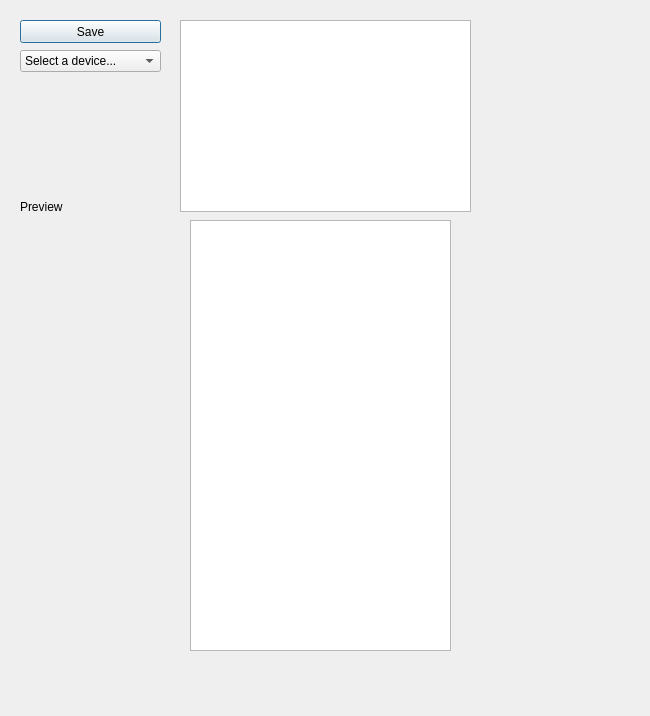
<?xml version="1.0" encoding="UTF-8"?>
<ui version="4.0">
 <class>MainWin</class>
 <widget class="QDialog" name="MainWin">
  <property name="geometry">
   <rect>
    <x>0</x>
    <y>0</y>
    <width>650</width>
    <height>716</height>
   </rect>
  </property>
  <property name="windowTitle">
   <string>Dialog</string>
  </property>
  <widget class="QListView" name="imageList">
   <property name="geometry">
    <rect>
     <x>180</x>
     <y>20</y>
     <width>291</width>
     <height>192</height>
    </rect>
   </property>
  </widget>
  <widget class="QComboBox" name="dimenSelector">
   <property name="geometry">
    <rect>
     <x>20</x>
     <y>50</y>
     <width>141</width>
     <height>22</height>
    </rect>
   </property>
   <property name="layoutDirection">
    <enum>Qt::LeftToRight</enum>
   </property>
   <item>
    <property name="text">
     <string>Select a device...</string>
    </property>
   </item>
   <item>
    <property name="text">
     <string>Smartphone</string>
    </property>
   </item>
   <item>
    <property name="text">
     <string>Tablet</string>
    </property>
   </item>
   <item>
    <property name="text">
     <string>Desktop</string>
    </property>
   </item>
   <item>
    <property name="text">
     <string>HD</string>
    </property>
   </item>
  </widget>
  <widget class="QLabel" name="prevLabel">
   <property name="geometry">
    <rect>
     <x>20</x>
     <y>200</y>
     <width>46</width>
     <height>13</height>
    </rect>
   </property>
   <property name="text">
    <string>Preview</string>
   </property>
  </widget>
  <widget class="QGraphicsView" name="imagePreview">
   <property name="geometry">
    <rect>
     <x>190</x>
     <y>220</y>
     <width>261</width>
     <height>431</height>
    </rect>
   </property>
  </widget>
  <widget class="QPushButton" name="saveBtn">
   <property name="geometry">
    <rect>
     <x>20</x>
     <y>20</y>
     <width>141</width>
     <height>23</height>
    </rect>
   </property>
   <property name="text">
    <string>Save</string>
   </property>
  </widget>
 </widget>
 <resources/>
 <connections/>
</ui>
